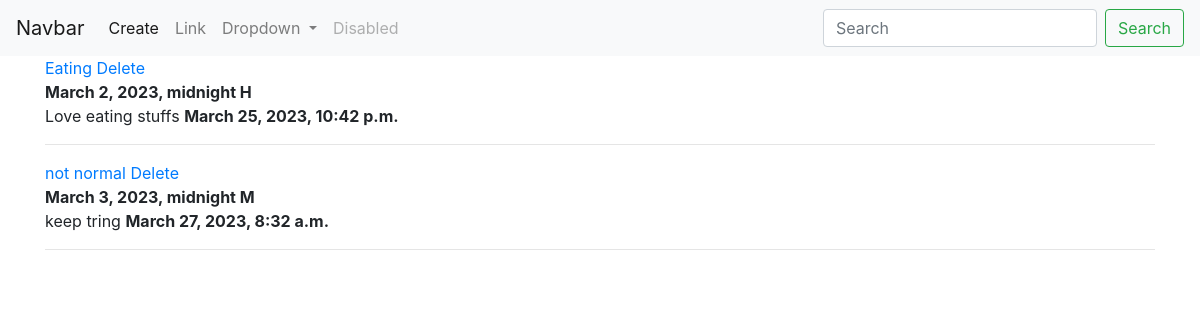
The page / on the database its author committed.
### core/models.py (models this page shows, shortened)
class Todo(models.Model):
    title = models.CharField(max_length=300)
    description = models.TextField()
    use_date = models.DateTimeField()
    priority_list = models.CharField(max_length= 1 , choices=priority)
    updated = models.DateTimeField(auto_now_add=True)

### core/views.py (the view)
# urls.py: path('', views.home , name='home'),
def home(request):
    if 'q' in request.GET:
        q = request.GET['q']
        some = Q(Q(title__icontains = q)|Q(description__icontains = q) )
        posts = Todo.objects.filter(some)
    else:
        posts = Todo.objects.all()
    context = {
        'posts':posts
    }
    return render(request , 'home.html',context )

### templates/home.html
{% extends 'base.html' %}
 {% block content %}
   <div class="container">
    {% for post in posts %}
    <a href="edit/{{post.pk}}" id="{{post.pk}}">{{post.title}}</a> <a href="delet/{{post.pk}}" id="{{post.pk}}">Delete</a><br>
    <strong> {{post.use_date}}  {{post.priority_list}} </strong><br>
    {{post.description}} <strong> {{post.updated}} </strong> <hr>
     {% endfor %}
   </div>
   {% endblock %}

### templates/base.html (shortened to what this page needs)
<!doctype html>
<html lang="en">
  <head>
    <link rel="stylesheet" href="https://cdn.jsdelivr.net/npm/bootstrap@4.6.2/dist/css/bootstrap.min.css">
  </head>
  <body>
    {% include 'search.html' %}
    {% block content  %}
     {% endblock %}
  </body>
</html>

### templates/search.html (shortened to what this page needs)
<nav class="navbar navbar-expand-lg navbar-light bg-light">
    <a class="navbar-brand" href="/">Navbar</a>
    <div class="collapse navbar-collapse" id="navbarSupportedContent">
      <ul class="navbar-nav mr-auto">
        <li class="nav-item active">
          <a class="nav-link" href="/update">Create <span class="sr-only">(current)</span></a>
        </li>
        <li class="nav-item">
          <a class="nav-link" href="#">Link</a>
        </li>
        <li class="nav-item dropdown">
          <a class="nav-link dropdown-toggle" href="#" role="button" data-toggle="dropdown" aria-expanded="false">
            Dropdown
          </a>
        </li>
        <li class="nav-item">
          <a class="nav-link disabled">Disabled</a>
        </li>
      </ul>
      <form class="form-inline my-2 my-lg-0">
        <input class="form-control mr-sm-2" type="search" placeholder="Search" aria-label="Search" name="q">
        <button class="btn btn-outline-success my-2 my-sm-0" type="submit">Search</button>
      </form>
    </div>
  </nav>

### rows shown on the page
Todo: title "Eating", use_date "March 2, 2023, midnight", priority_list "H", description "Love eating stuffs", updated "March 25, 2023, 10:42 p.m."
Todo: title "not normal", use_date "March 3, 2023, midnight", priority_list "M", description "keep tring", updated "March 27, 2023, 8:32 a.m."
